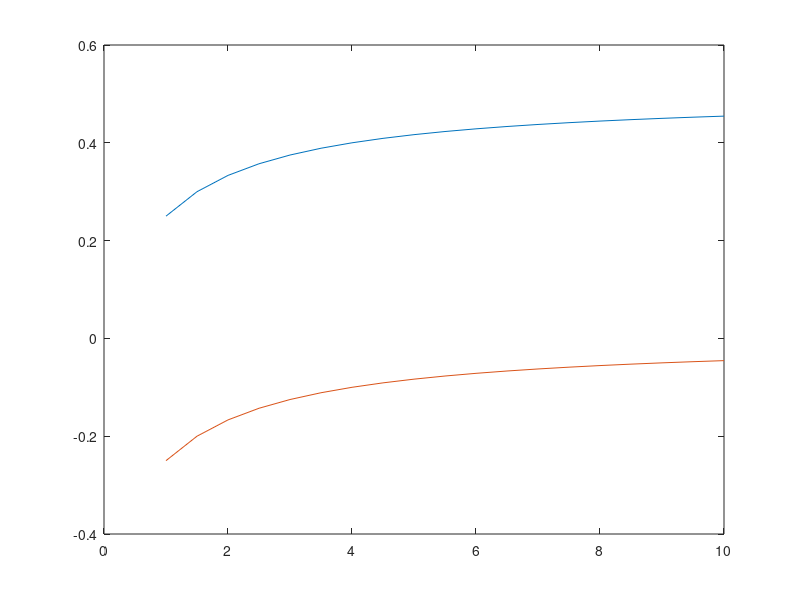

Here is the MATLAB script that generated this plot: (Note: this script raises an error after producing the figure.)
J = 0.5;
n = 1;
vi = @(teti) (J/n)./(1+teti);
ve = @(teti) vi(teti).*(-teti);

tite = 1:0.5:10;
teti = sort(1./tite);

hca = subplot(1,1,1);
plot(hca,tite,[vi(1./tite);ve(1./tite)])
hca.YTick = -10:0.2:10;
grid on

